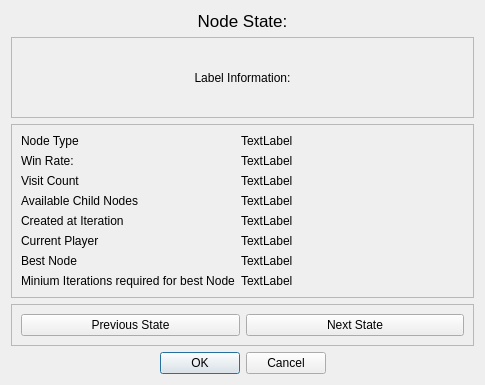
<?xml version="1.0" encoding="UTF-8"?>
<ui version="4.0">
 <class>NodeDialog</class>
 <widget class="QDialog" name="NodeDialog">
  <property name="geometry">
   <rect>
    <x>0</x>
    <y>0</y>
    <width>485</width>
    <height>385</height>
   </rect>
  </property>
  <property name="sizePolicy">
   <sizepolicy hsizetype="MinimumExpanding" vsizetype="MinimumExpanding">
    <horstretch>0</horstretch>
    <verstretch>0</verstretch>
   </sizepolicy>
  </property>
  <property name="windowTitle">
   <string>Node Information</string>
  </property>
  <layout class="QVBoxLayout" name="verticalLayout">
   <item>
    <widget class="QLabel" name="NodeStateLabel">
     <property name="sizePolicy">
      <sizepolicy hsizetype="MinimumExpanding" vsizetype="Minimum">
       <horstretch>0</horstretch>
       <verstretch>0</verstretch>
      </sizepolicy>
     </property>
     <property name="font">
      <font>
       <pointsize>13</pointsize>
      </font>
     </property>
     <property name="text">
      <string>Node State:</string>
     </property>
     <property name="scaledContents">
      <bool>false</bool>
     </property>
     <property name="alignment">
      <set>Qt::AlignCenter</set>
     </property>
    </widget>
   </item>
   <item>
    <widget class="QFrame" name="ChoiceFrame">
     <property name="sizePolicy">
      <sizepolicy hsizetype="MinimumExpanding" vsizetype="MinimumExpanding">
       <horstretch>0</horstretch>
       <verstretch>0</verstretch>
      </sizepolicy>
     </property>
     <property name="frameShape">
      <enum>QFrame::StyledPanel</enum>
     </property>
     <property name="frameShadow">
      <enum>QFrame::Raised</enum>
     </property>
     <layout class="QVBoxLayout" name="verticalLayout_2">
      <item>
       <widget class="QLabel" name="NodeLabelInfo">
        <property name="sizePolicy">
         <sizepolicy hsizetype="MinimumExpanding" vsizetype="MinimumExpanding">
          <horstretch>0</horstretch>
          <verstretch>0</verstretch>
         </sizepolicy>
        </property>
        <property name="text">
         <string>Label Information:</string>
        </property>
        <property name="alignment">
         <set>Qt::AlignCenter</set>
        </property>
       </widget>
      </item>
     </layout>
    </widget>
   </item>
   <item>
    <widget class="QFrame" name="WinStatusFrame">
     <property name="frameShape">
      <enum>QFrame::StyledPanel</enum>
     </property>
     <property name="frameShadow">
      <enum>QFrame::Raised</enum>
     </property>
     <layout class="QFormLayout" name="formLayout">
      <item row="1" column="0">
       <widget class="QLabel" name="nodeWinLabel">
        <property name="sizePolicy">
         <sizepolicy hsizetype="Minimum" vsizetype="Minimum">
          <horstretch>0</horstretch>
          <verstretch>0</verstretch>
         </sizepolicy>
        </property>
        <property name="text">
         <string>Win Rate:</string>
        </property>
       </widget>
      </item>
      <item row="2" column="0">
       <widget class="QLabel" name="nodeVisitLabel">
        <property name="text">
         <string>Visit Count</string>
        </property>
       </widget>
      </item>
      <item row="1" column="1">
       <widget class="QLabel" name="nodeWinValue">
        <property name="sizePolicy">
         <sizepolicy hsizetype="MinimumExpanding" vsizetype="Minimum">
          <horstretch>0</horstretch>
          <verstretch>0</verstretch>
         </sizepolicy>
        </property>
        <property name="text">
         <string>TextLabel</string>
        </property>
       </widget>
      </item>
      <item row="2" column="1">
       <widget class="QLabel" name="nodeVisitValue">
        <property name="text">
         <string>TextLabel</string>
        </property>
       </widget>
      </item>
      <item row="3" column="1">
       <widget class="QLabel" name="childNodeValue">
        <property name="text">
         <string>TextLabel</string>
        </property>
       </widget>
      </item>
      <item row="3" column="0">
       <widget class="QLabel" name="childNodeLabel">
        <property name="text">
         <string>Available Child Nodes</string>
        </property>
       </widget>
      </item>
      <item row="4" column="0">
       <widget class="QLabel" name="createIterationLabel">
        <property name="text">
         <string>Created at Iteration</string>
        </property>
       </widget>
      </item>
      <item row="4" column="1">
       <widget class="QLabel" name="createIterationValue">
        <property name="text">
         <string>TextLabel</string>
        </property>
       </widget>
      </item>
      <item row="5" column="0">
       <widget class="QLabel" name="currentPlayeLabel">
        <property name="text">
         <string>Current Player</string>
        </property>
       </widget>
      </item>
      <item row="5" column="1">
       <widget class="QLabel" name="currentPlayerValue">
        <property name="text">
         <string>TextLabel</string>
        </property>
       </widget>
      </item>
      <item row="6" column="0">
       <widget class="QLabel" name="bestNodeLabel">
        <property name="text">
         <string>Best Node</string>
        </property>
       </widget>
      </item>
      <item row="6" column="1">
       <widget class="QLabel" name="bestNodeValue">
        <property name="text">
         <string>TextLabel</string>
        </property>
       </widget>
      </item>
      <item row="7" column="1">
       <widget class="QLabel" name="bestNodeIterationsValue">
        <property name="text">
         <string>TextLabel</string>
        </property>
       </widget>
      </item>
      <item row="7" column="0">
       <widget class="QLabel" name="bestNodeIterationsLabel">
        <property name="text">
         <string>Minium Iterations required for best Node</string>
        </property>
       </widget>
      </item>
      <item row="0" column="0">
       <widget class="QLabel" name="nodeTypeLabel">
        <property name="text">
         <string>Node Type</string>
        </property>
       </widget>
      </item>
      <item row="0" column="1">
       <widget class="QLabel" name="nodeTypeValue">
        <property name="text">
         <string>TextLabel</string>
        </property>
       </widget>
      </item>
     </layout>
    </widget>
   </item>
   <item>
    <widget class="QFrame" name="ButtonsFrame">
     <property name="frameShape">
      <enum>QFrame::StyledPanel</enum>
     </property>
     <property name="frameShadow">
      <enum>QFrame::Raised</enum>
     </property>
     <layout class="QHBoxLayout" name="horizontalLayout">
      <item>
       <widget class="QPushButton" name="previousMoveButton">
        <property name="sizePolicy">
         <sizepolicy hsizetype="MinimumExpanding" vsizetype="Minimum">
          <horstretch>0</horstretch>
          <verstretch>0</verstretch>
         </sizepolicy>
        </property>
        <property name="text">
         <string>Previous State</string>
        </property>
       </widget>
      </item>
      <item>
       <widget class="QPushButton" name="nextMoveButton">
        <property name="sizePolicy">
         <sizepolicy hsizetype="MinimumExpanding" vsizetype="Minimum">
          <horstretch>0</horstretch>
          <verstretch>0</verstretch>
         </sizepolicy>
        </property>
        <property name="text">
         <string>Next State</string>
        </property>
       </widget>
      </item>
     </layout>
    </widget>
   </item>
   <item>
    <widget class="QDialogButtonBox" name="DialogButtons">
     <property name="standardButtons">
      <set>QDialogButtonBox::Cancel|QDialogButtonBox::Ok</set>
     </property>
     <property name="centerButtons">
      <bool>true</bool>
     </property>
    </widget>
   </item>
  </layout>
 </widget>
 <resources/>
 <connections/>
</ui>
